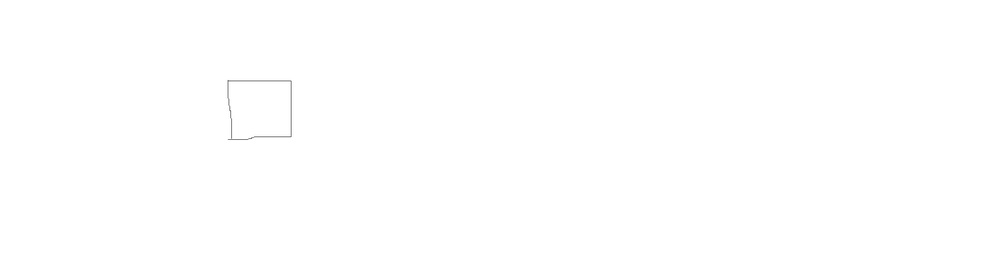
#> input picture ThirdYear/FirstTerm/ImageProcessing/lecs/lec3/imgs/square.jpg, 1000 x 275 px, shrunk from 2217 x 610 before the run, found by its file name
$ jupyter execute MedianFilter.ipynb   (shell and % lines are left out)
#> lines starting #> are read from the running program, lines starting #| are printed output that depends on the picture
[cell 1]
import skimage.io as io
from  skimage import filters
from skimage.morphology import disk

# Show the figures / plots inside the notebook
from skimage.color import rgb2gray,rgb2hsv
import matplotlib.pyplot as plt
from skimage.util import random_noise
import numpy as np

from skimage.exposure import histogram
from matplotlib.pyplot import bar

[cell 2]
from matplotlib import rcParams


def show_images(images,titles=None):
    #This function is used to show image(s) with titles by sending an array of images and an array of associated titles.
    # images[0] will be drawn with the title titles[0] if exists
    # You aren't required to understand this function, use it as-is.
    n_ims = len(images) # this is the number of images
    if titles is None: titles = ['(%d)' % i for i in range(1,n_ims + 1)] # if there is no titles available
    fig = plt.figure()
    n = 1
    for image,title in zip(images,titles):
        a = fig.add_subplot(1,n_ims,n)
        if image.ndim == 2:
            plt.gray()
        plt.imshow(image)
        a.set_title(title, {'color':'Red'})

        n += 1
    fig.set_size_inches(np.array(fig.get_size_inches()) * n_ims)
    plt.show()

[cell 3]
# 1-
from dis import dis
import cv2

myPic = io.imread('.\imgs\square.jpg')
#> myPic is the input picture: shape (275, 1000, 3); min 117, max 255, mean 254.9
normalPic = io.imread('.\imgs\LinkedInProfile.jpeg')
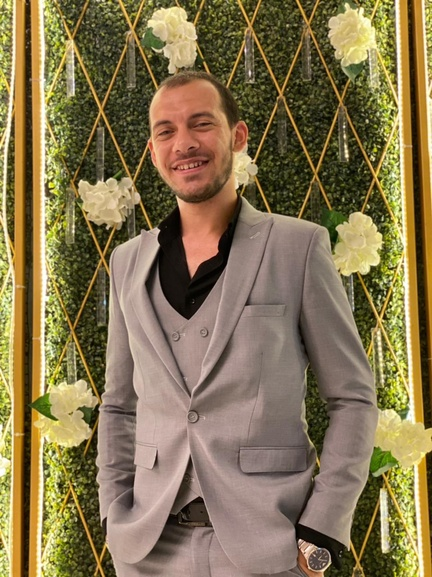
#> input picture ThirdYear/FirstTerm/ImageProcessing/lecs/lec3/imgs/LinkedInProfile.jpeg, 432 x 577 px, shrunk from 958 x 1280 before the run, found by its file name
#> normalPic is the input picture: shape (577, 432, 3); mean R, G, B 133.9, 117, 80.1
normalMedian = cv2.medianBlur(myPic, 3)

triFrame = [[0,1,0],
            [1,1,1],
            [0,0,0]]

squareFrame = [[1,1,1],
               [1,1,1],
               [1,1,1]]

diskFrame = [[0,1,0],
             [1,1,1],
             [0,1,0]]

print(disk(3))

photo = rgb2gray(myPic)
medianFilter1 = filters.median(photo,triFrame,  mode = 'constant')
medianFilter2 = filters.median(photo,squareFrame,  mode = 'constant')
medianFilter3 = filters.median(photo,diskFrame,  mode = 'constant')

show_images([myPic, normalMedian], ['original', 'normal Median Filter'])
#> in show_images, `n_ims = len(images)`: n_ims = 2
#> the loop in show_images, `for image,title in zip(images,titles):` made 2 passes
#> (title, n) on passes 1 to 2: ('original', 2), ('normal Median Filter', 3)
#> after the loop in show_images, `for image,title in zip(images,titles):`: n = 3
#> in show_images, `plt.show()`:
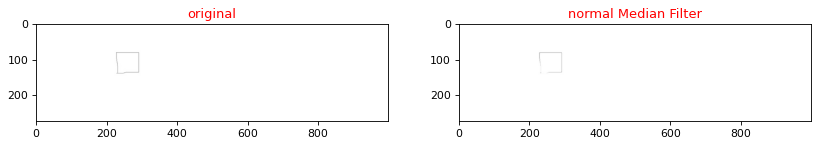
#> figure drawn by matplotlib, 2 panels
show_images([myPic, medianFilter2], ['original', 'SquareFrame'])
#> the loop in show_images (call 2), `for image,title in zip(images,titles):` made 2 passes
show_images([myPic, medianFilter1], ['original', 'TriangleFrame'])
show_images([myPic, medianFilter3], ['original', 'DiskFrame'])


photo = rgb2gray(normalPic)
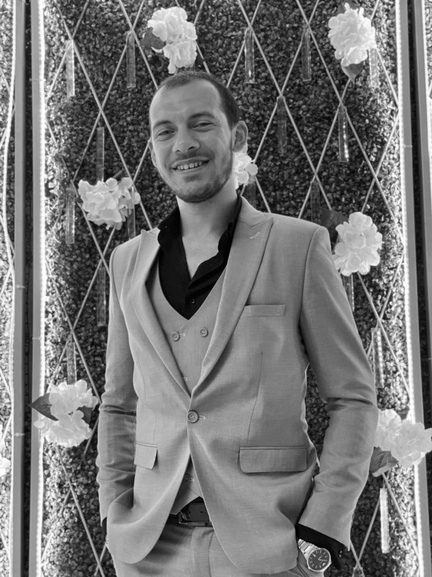
#> photo: shape (577, 432) float64; min 0.000565, max 0.999, mean 0.463
medianFilter1 = filters.median(photo,triFrame,  mode = 'constant')
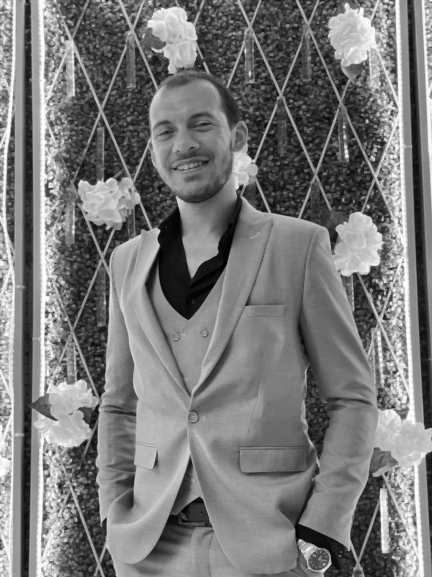
#> medianFilter1: shape (577, 432) float64; min 0.00417, max 0.999, mean 0.476
medianFilter2 = filters.median(photo,squareFrame,  mode = 'constant')
#> medianFilter2: shape (577, 432) float64
medianFilter3 = filters.median(photo,diskFrame,  mode = 'constant')
#> medianFilter3: shape (577, 432) float64

show_images([photo, medianFilter1], ['original', 'SquareFrame'])
show_images([photo, medianFilter2], ['original', 'TriangleFrame'])
show_images([photo, medianFilter3], ['original', 'DiskFrame'])
